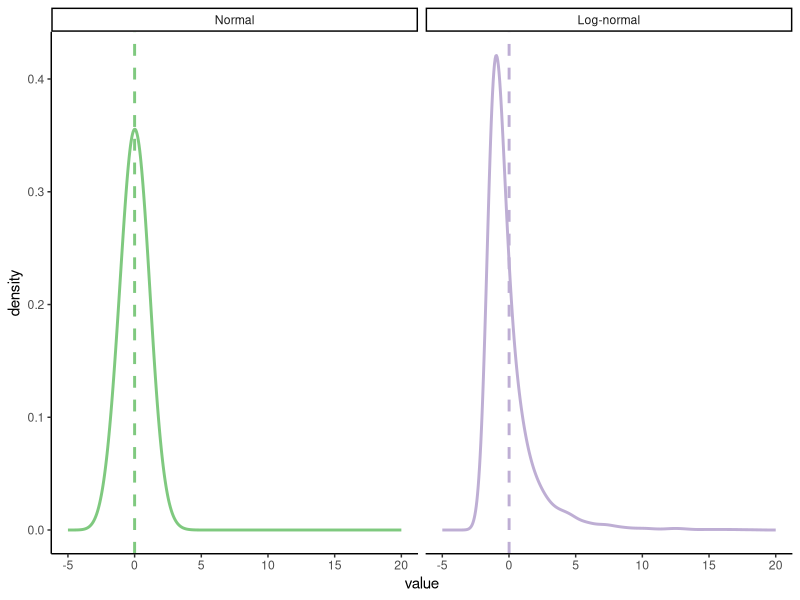
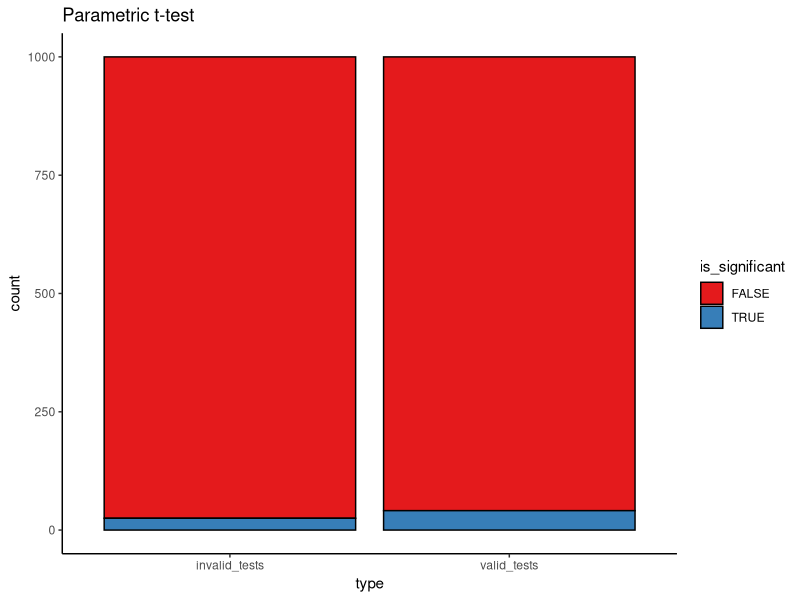
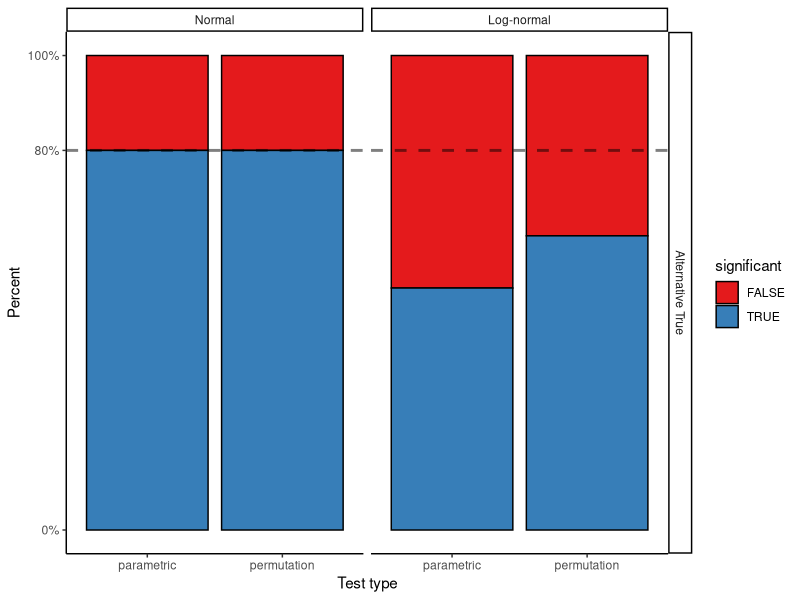
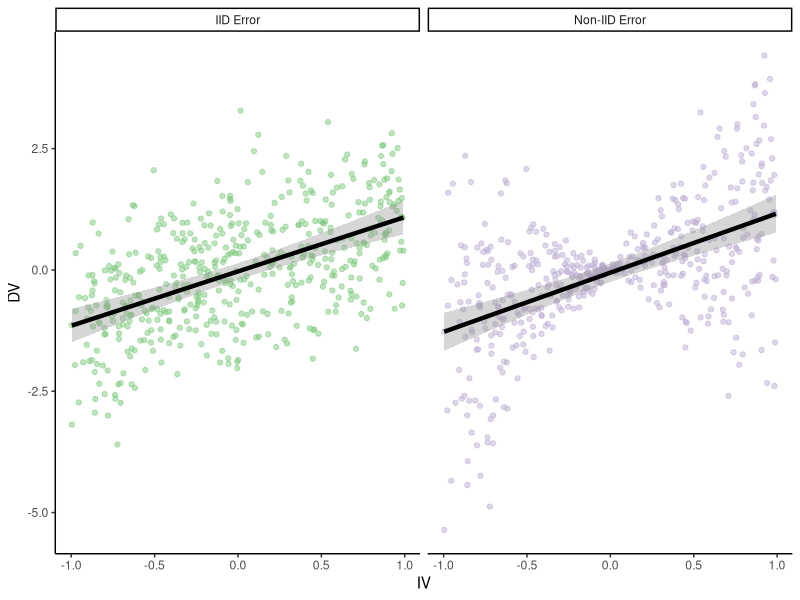
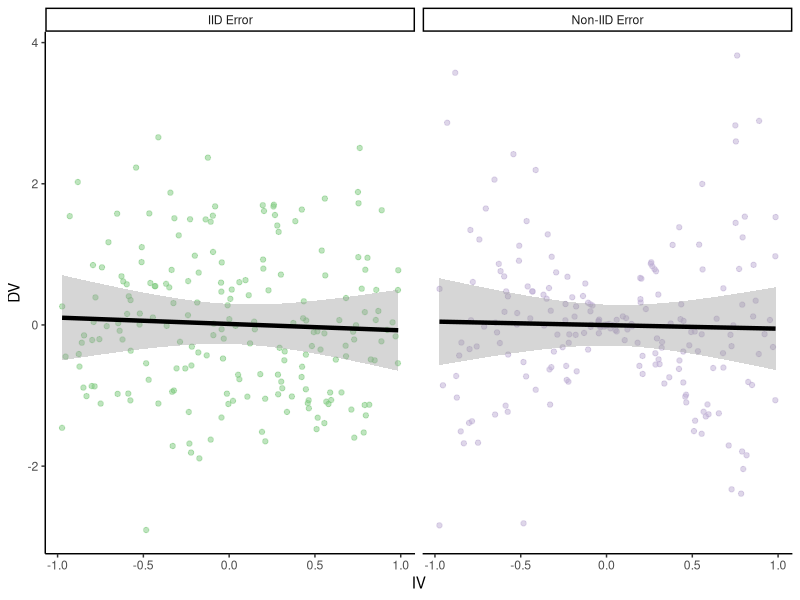
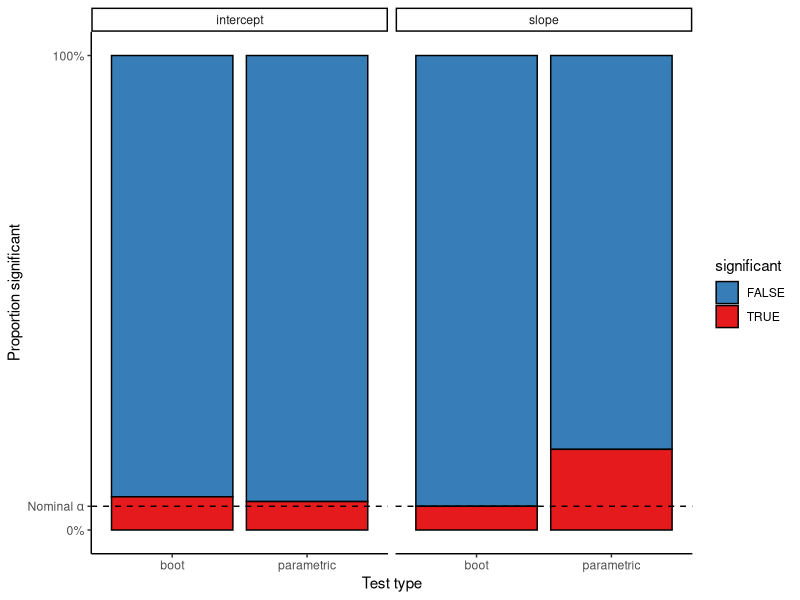
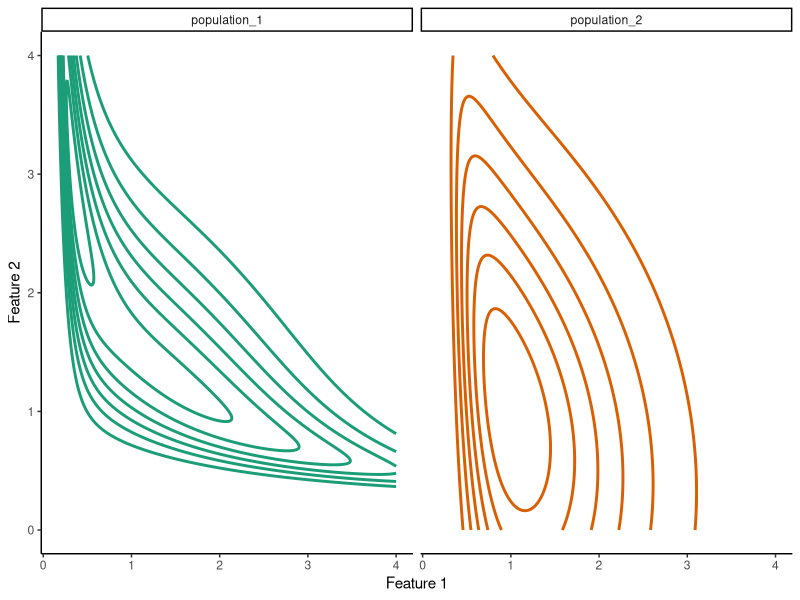
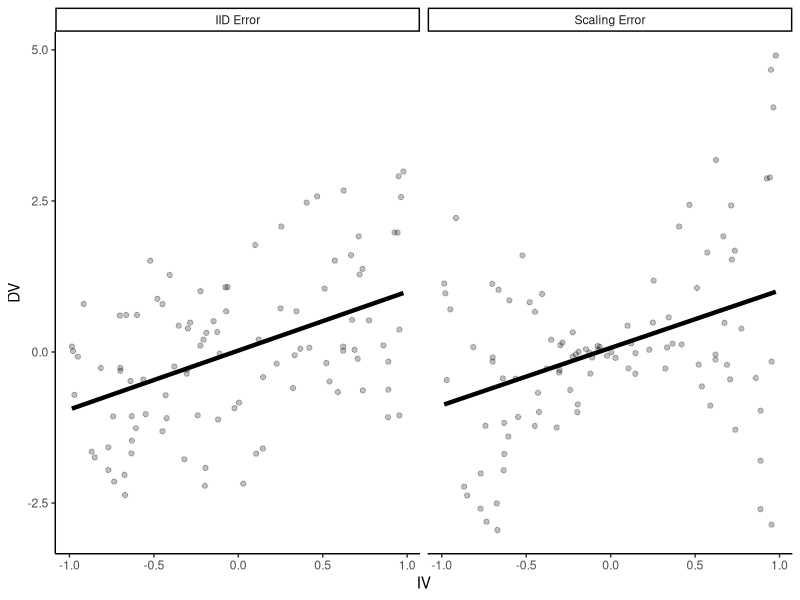

Generate these figures, in order, with R:
## ---- chunk 1
library("boot")      # for bootstrapping
library("patchwork") # for making figure panels
library("tidyverse") # for data wrangling etc.
## ---- chunk 2
theme_set(
  theme_classic() #set the theme 
)
## ---- chunk 3
num_points = 1e4
parametric_plotting_data = data.frame(distribution = rep(c("Normal", "Log-normal"), each = num_points),
                                      value = c(rnorm(num_points, 0, 1), # normal
                                                exp(rnorm(num_points, 0, 1)) - exp(1 / 2))) %>%
  mutate(distribution = factor(distribution, levels = c("Normal", "Log-normal")))
## ---- chunk 4
ggplot(parametric_plotting_data, aes(x=value, color=distribution)) +
  geom_density(bw=0.5, size=1) +
  geom_vline(data=parametric_plotting_data %>%
               group_by(distribution) %>%
               summarize(mean_value = mean(value), sd_value = sd(value)),
             aes(xintercept=mean_value, color=distribution), 
             linetype=2, size=1) +
  xlim(-5, 20) +
  facet_grid(~ distribution, scales="free") +
  guides(color=F) +
  scale_color_brewer(palette="Accent")
## ---- chunk 5
ggsave("figures/log_normal_dists.png", width=5, height=3)
## ---- chunk 6
gen_data_and_test = function(num_observations_per) {
x = rnorm(num_observations_per, 0, 1.1)
y = rnorm(num_observations_per, 0, 1.1)

pnormal = t.test(x, y, var.equal=T)$p.value

# what if the data are log-normally distributed?
x = exp(rnorm(num_observations_per, 0, 1.1))
y = exp(rnorm(num_observations_per, 0, 1.1))

pnotnormal = t.test(x, y, var.equal=T)$p.value 
return(c(pnormal, pnotnormal))
}

parametric_issues_demo = function(num_tests, num_observations_per) {
  replicate(num_tests, gen_data_and_test(num_observations_per))
}
## ---- chunk 7
set.seed(0) # ensures we get the same results each time we run it

num_tests = 1000 # how many datasets to generate/tests to run
num_observations_per = 20 # how many obsservations in each dataset

parametric_issues_results = parametric_issues_demo(num_tests=num_tests, 
                                                   num_observations_per=num_observations_per)

parametric_issues_d = data.frame(valid_tests = parametric_issues_results[1,],
                                 invalid_tests = parametric_issues_results[2,],
                                 iteration=1:num_tests) %>%
  gather(type, p_value, contains("tests")) %>%
  mutate(is_significant = p_value < 0.05)

# Number significant results with normally distributed data
sum(parametric_issues_results[1,] < 0.05)

# number of significant results with log-normally distributed data
sum(parametric_issues_results[2,] < 0.05)
## ---- chunk 8
ggplot(parametric_issues_d, aes(x=type, fill=is_significant)) +
  geom_bar(stat="count", color="black") +
  scale_fill_brewer(palette="Set1") +
  labs(title="Parametric t-test")
## ---- chunk 9
boot_mean_diff_test = function(x, y) {
  obs_t = t.test(x, y)$statistic
  boot_iterate = function(x, y, indices) { # indices is a dummy here
    x_samp = sample(x, 
                    length(x), 
                    replace=T)
    y_samp = sample(y, 
                    length(y), 
                    replace=T)
    mean_diff = mean(y_samp) - mean(x_samp)
    return(mean_diff)
  }
  boots = boot(data = c(x, y), boot_iterate, R=500)
  #  boots = replicate(100, boot_iterate(x, y))
  #  quants = quantile(boots, probs=c(0.025, 0.975))
  quants = boot.ci(boots)$bca[4:5]
  return(sign(quants[1]) == sign(quants[2]))
}
## ---- chunk 10
# gen_data_and_boot_test = function(num_observations_per) {
# x = rnorm(num_observations_per, 0, 1.1)
# y = rnorm(num_observations_per, 0, 1.1)
# 
# pnormal = boot_mean_diff_test(x, y)
# 
# # what if the data are log-normally distributed?
# x = exp(rnorm(num_observations_per, 0, 1.1))
# y = exp(rnorm(num_observations_per, 1, 1.1))
# 
# pnotnormal = boot_mean_diff_test(x, y)
# return(c(pnormal, pnotnormal))
# }
# 
# boot_results = replicate(num_tests, gen_data_and_boot_test(num_observations_per))
# sum(boot_results[1,])
# sum(boot_results[2,])
## ---- chunk 11
perm_mean_diff_test = function(x, y) {
  obs_t = t.test(x, y)$statistic
  combined_data = c(x, y)
  n_combined = length(combined_data)
  n_x = length(x)
  perm_iterate = function(x, y) {
    perm = sample(n_combined)
    x_samp = combined_data[perm[1:n_x]]
    y_samp = combined_data[perm[-(1:n_x)]]
    this_t = t.test(x_samp, y_samp)$statistic
    return(this_t)
  }
  perms = replicate(500, perm_iterate(x, y))
  quants = quantile(perms, probs=c(0.025, 0.975))
  return(obs_t < quants[1] | obs_t > quants[2])
}
## ---- chunk 12
# this could be much more efficient
gen_data_and_norm_and_perm_test = function(num_observations_per) {
  d = data.frame(distribution=c(),
                 null_true=c(),
                 parametric=c(),
                 permutation=c()) 
    
  # normally distributed 
  ## null
  x = rnorm(num_observations_per, 0, 1.1)
  y = rnorm(num_observations_per, 0, 1.1)
  
  sig_par = t.test(x, y)$p.value < 0.05
  sig_perm = perm_mean_diff_test(x, y)
  d = bind_rows(d, 
                data.frame(distribution="Normal",
                           null_true=T,
                           parametric=sig_par,
                           permutation=sig_perm))
  
  ## non-null
  x = rnorm(num_observations_per, 0, 1.1)
  y = rnorm(num_observations_per, 1, 1.1)
  
  sig_par = t.test(x, y)$p.value < 0.05
  sig_perm = perm_mean_diff_test(x, y)
  d = bind_rows(d, 
                data.frame(distribution="Normal",
                           null_true=F,
                           parametric=sig_par,
                           permutation=sig_perm))
  
  # what if the data are log-normally distributed?
  ## null
  x = exp(rnorm(num_observations_per, 0, 1.1))
  y = exp(rnorm(num_observations_per, 0, 1.1))
  
  sig_par = t.test(x, y)$p.value < 0.05
  sig_perm = perm_mean_diff_test(x, y)
  d = bind_rows(d, 
                data.frame(distribution="Log-normal",
                           null_true=T,
                           parametric=sig_par,
                           permutation=sig_perm))
  
  ## non-null
  x = exp(rnorm(num_observations_per, 0, 1.1))
  y = exp(rnorm(num_observations_per, 1, 1.1))
  
  sig_par = t.test(x, y)$p.value < 0.05
  sig_perm = perm_mean_diff_test(x, y)
  d = bind_rows(d, 
                data.frame(distribution="Log-normal",
                           null_true=F,
                           parametric=sig_par,
                           permutation=sig_perm))
  
  return(d)
}
num_tests = 100

perm_results = replicate(num_tests, gen_data_and_norm_and_perm_test(num_observations_per),
                         simplify=F) %>%
  bind_rows()
## ---- chunk 13
perm_results = perm_results %>%
  gather(test_type, significant, parametric, permutation) %>%
  mutate(distribution=factor(distribution, levels=c("Normal", "Log-normal")),
         null_true=ifelse(null_true, 
                          "Null True",
                          "Alternative True"))
## ---- chunk 14
ggplot(perm_results %>%
         filter(null_true == "Alternative True"), aes(x=test_type, fill=significant)) +
  geom_bar(stat="count", color="black") +
  scale_fill_brewer(palette="Set1") +
  facet_grid(null_true ~ distribution) + 
  geom_hline(data=data.frame(null_true="Alternative True", 
                        alpha=num_tests*0.8),
             mapping=aes(yintercept=alpha),
             linetype=2,
             size=1,
             alpha=0.5) +
  labs(x = "Test type", y = "Percent") +
  scale_y_continuous(breaks = c(0, 0.8, 1)*num_tests,
                     labels = paste(c(0, 80, 100), "%", sep=""))
## ---- chunk 15
ggsave("figures/perm_test.png", width=5, height=3)
## ---- chunk 16
perm_results %>% 
  group_by(test_type, distribution, null_true) %>%
  summarize(pct_significant = sum(significant)/n())

## ---- chunk 17
num_points = 500
true_intercept = 0
true_slope = 1.
set.seed(0)
parametric_ci_data = data.frame(IV = rep(runif(num_points,  -1, 1), 2),
                                type = rep(c("IID Error", "Non-IID Error"), each=num_points),
                                error = rep(rnorm(num_points, 0, 1), 2)) %>%
  mutate(DV = ifelse(
    type == "IID Error",
    true_slope*IV + error,
    true_slope*IV + 2*abs(IV)*error)) # error increases proportional to distance from 0 on the IV

## ---- chunk 18
ggplot(parametric_ci_data,
       aes(x=IV, y=DV, color=type)) +
  geom_point(alpha=0.5) +
  geom_smooth(method="lm", se=T, color="black", 
              size=1.5, level=0.9999) + # inflating the confidence bands a bit
                                       # to show their distribution is similar
  scale_color_brewer(palette="Accent") +
  facet_wrap(~type) +
  guides(color=F)
## ---- chunk 19
ggsave("figures/error_dist_non_null.png", width=5, height=3)
## ---- chunk 20
summary(lm(DV ~ IV, parametric_ci_data %>% filter(type=="IID Error")))
summary(lm(DV ~ IV, parametric_ci_data %>% filter(type=="Non-IID Error")))
## ---- chunk 21
ex2_lm_bootstrap_CIs = function(data, R=1000) {
  lm_results = summary(lm(DV ~ IV, data=data))$coefficients
  bootstrap_coefficients = function(data, indices) {
    linear_model = lm(DV ~ IV, 
                      data=data[indices,]) # will select a bootstrap sample of the data
    return(linear_model$coefficients)
  }

  boot_results = boot(data=data,
                      statistic=bootstrap_coefficients,
                      R=R)
  boot_intercept_CI = boot.ci(boot_results, index=1, type="bca")
  boot_slope_CI = boot.ci(boot_results, index=2, type="bca")
  return(data.frame(intercept_estimate=lm_results[1, 1],
                    intercept_SE=lm_results[1,2],
                    slope_estimate=lm_results[2, 1],
                    slope_SE=lm_results[2,2],
                    intercept_boot_CI_low=boot_intercept_CI$bca[4],
                    intercept_boot_CI_hi=boot_intercept_CI$bca[5],
                    slope_boot_CI_low=boot_slope_CI$bca[4],
                    slope_boot_CI_hi=boot_slope_CI$bca[5]))
}
## ---- chunk 22
set.seed(0) # for bootstraps
coefficient_CI_data = parametric_ci_data %>%
  group_by(type) %>%
  do(ex2_lm_bootstrap_CIs(.)) %>%
  ungroup() 
## ---- chunk 23
coefficient_CI_data = coefficient_CI_data %>%
  gather(variable, value, -type) %>%
  separate(variable, c("parameter", "measurement"), extra="merge") %>%
  spread(measurement, value) %>%
  mutate(parametric_CI_low=estimate-1.96*SE,
         parametric_CI_hi=estimate+1.96*SE) %>%
  gather(CI_type, value, contains("CI")) %>%
  separate(CI_type, c("CI_type", "high_or_low"), extra="merge") %>%
  spread(high_or_low, value) %>%
  mutate(CI_type = factor(CI_type))
## ---- chunk 24
plot_coefficient_CI_data = function(coefficient_CI_data, errorbar_width=0.5) {
  p = ggplot(data=coefficient_CI_data, aes(x=parameter, color=CI_type, y=estimate, ymin=CI_low, ymax=CI_hi)) +
    geom_hline(data=data.frame(parameter=c("intercept", "slope"),
                               estimate=c(true_intercept, true_slope)), 
               mapping=aes(yintercept=estimate),
               linetype=3) +
    geom_point(size=2, position=position_dodge(width=0.2)) +
    geom_errorbar(position=position_dodge(width=0.2), width=errorbar_width) +
    facet_grid(~type) + 
    scale_y_continuous(breaks=c(0, 0.5, 1), limits=c(-0.2, 1.5)) +
    scale_color_brewer(palette="Dark2", drop=F)
}
## ---- chunk 25
plot_coefficient_CI_data(coefficient_CI_data)
ggsave("figures/error_dist_CI_example.png", width=5, height=3)

plot_coefficient_CI_data(coefficient_CI_data %>% 
                           filter(CI_type=="parametric"),
                         0.25)
ggsave("figures/error_dist_CI_example_parametric_only.png", width=5, height=3)
## ---- chunk 26
num_points = 200
true_intercept = 0
true_slope = 0.
set.seed(0)
parametric_ci_data = data.frame(IV = rep(runif(num_points,  -1, 1), 2),
                                type = rep(c("IID Error", "Non-IID Error"), each=num_points),
                                error = rep(rnorm(num_points, 0, 1), 2)) %>%
  mutate(DV = ifelse(
    type == "IID Error",
    true_slope*IV + error,
    true_slope*IV + 2*abs(IV)*error)) # error increases proportional to distance from 0 on the IV

## ---- chunk 27
ggplot(parametric_ci_data,
       aes(x=IV, y=DV, color=type)) +
  geom_point(alpha=0.5) +
  geom_smooth(method="lm", se=T, color="black", 
              size=1.5, level=0.9999) + # inflating the confidence bands a bit
                                       # to show their distribution is similar
  scale_color_brewer(palette="Accent") +
  facet_wrap(~type) +
  guides(color=F)
## ---- chunk 28
ggsave("figures/error_dist_null.png", width=5, height=3)
## ---- chunk 29
error_dist_null_sample = function(num_points) {
  true_intercept = 0
  true_slope = 0
  # We'll sample only for the scaling error case, we know IID works
  this_data = data.frame(IV = runif(num_points, -1, 1),
                         error = rnorm(num_points, 0, 1)) %>%
    mutate(DV = true_slope * IV + 2 * abs(IV) * error) # error increases proportional to distance from 0 on the IV
  
  coefficient_CI_data = ex2_lm_bootstrap_CIs(this_data,
                                             R = 100) # take fewer bootstrap samples, to speed things up
  
  coefficient_CI_data = coefficient_CI_data %>%
    gather(variable, value) %>%
    separate(variable, c("parameter", "measurement"), extra = "merge") %>%
    spread(measurement, value) %>%
    mutate(parametric_CI_low = estimate - 1.96 * SE,
           parametric_CI_hi = estimate + 1.96 * SE) %>%
    gather(CI_type, value, contains("CI")) %>%
    separate(CI_type, c("CI_type", "high_or_low"), extra = "merge") %>%
    spread(high_or_low, value) %>%
    mutate(significant = sign(CI_hi) == sign(CI_low)) %>%
    select(parameter, CI_type, significant)
  return(list(coefficient_CI_data))
}
## ---- chunk 30
num_simulations = 100
num_points = 200
set.seed(0)
noise_dist_simulation_results = replicate(num_simulations, error_dist_null_sample(num_points)) %>%
  bind_rows()
## ---- chunk 31
ggplot(noise_dist_simulation_results, aes(x = CI_type, fill = significant)) +
  geom_bar(stat = "count", color = "black") +
  scale_fill_brewer(palette = "Set1", direction = -1) +
  facet_wrap(~parameter) +
  scale_y_continuous(breaks = c(0, 0.05 * num_simulations, num_simulations),
                     labels = c("0%", expression(Nominal ~ alpha), "100%")) +
  labs(x = "Test type",
       y = "Proportion significant") +
  geom_hline(yintercept = 0.05 * num_simulations, linetype = 2)
## ---- chunk 32
ggsave("figures/error_dist_proportion_significant.png", width=5, height=3)
## ---- chunk 33
noise_dist_simulation_results %>%
  count(parameter, CI_type, significant) %>%
  mutate(prop=n/num_simulations)
## ---- chunk 34
density_similarity_conceptual_plot_data = expand.grid(x = seq(0, 4, 0.01),
                                                      y = seq(0, 4, 0.01)) %>%
  mutate(population_1 = exp(-((x - 2)^2 + (y - 3)^2) / 8) * exp(-((x - 2 / y)^2 + (y - 1 / x)^2) / 2), # These are definitely not proper distributions
         population_2 = exp(-((x)^2 + (y)^2) / 8) * exp(-((x / 2)^2 + (y / 2 - 1 / x)^2) / 2)) %>%
  gather(population, value, contains("population"))
## ---- chunk 35
ggplot(density_similarity_conceptual_plot_data,
       aes(x = x, y = y, z = value, color = population)) +
  geom_contour(size = 1, bins = 8) +
  scale_color_brewer(palette = "Dark2") +
  facet_wrap(~population) +
  labs(x = "Feature 1", y = "Feature 2") +
  guides(color = F)
## ---- chunk 36
ggsave("figures/conceptual_density_plot.png", width=5, height=3)
## ---- chunk 37
num_points = 100
true_intercept = 0
true_slope = 1.
set.seed(2) # I p-hacked the shit out of this demo to make the ideas more clear
parametric_ci_data = data.frame(IV = rep(runif(num_points, -1, 1), 2),
                                type = rep(c("IID Error", "Scaling Error"), each = num_points),
                                error = rep(rnorm(num_points, 0, 1), 2)) %>%
  mutate(DV = ifelse(
    type == "IID Error",
    true_slope * IV + error,
    true_slope * IV + 2 * abs(IV) * error)) # error increases proportional to distance from 0 on the IV
## ---- chunk 38
p = ggplot(parametric_ci_data,
           aes(x = IV, y = DV)) +
  geom_point(alpha = 0.25) +
  geom_smooth(method = "lm", se = F, color = "black",
              size = 1.5) +
  facet_wrap(~type)
p
## ---- chunk 39
ggsave("figures/bootstrap_demo_0.png", width=5, height=3)
## ---- chunk 40
set.seed(15) # See above RE: p-hacking
samp_1_indices = sample(2:num_points, num_points, replace = T)
samp_1 = parametric_ci_data[c(samp_1_indices, samp_1_indices + num_points), ] # take the same rows from each type of data
set.seed(2) # See above RE: p-hacking
samp_2_indices = sample(1:num_points, num_points, replace = T)
samp_2 = parametric_ci_data[c(samp_2_indices, samp_2_indices + num_points), ]

many_samples_indices = sample(1:num_points, 8 * num_points, replace = T)
many_samples = bind_rows(samp_1 %>%
                           mutate(sample = 1),
                         samp_2 %>% mutate(sample = 2),
                         parametric_ci_data[c(many_samples_indices, many_samples_indices + num_points), ] %>%
                           mutate(sample = rep(rep(3:10, each = num_points), 2)))
## ---- chunk 41
p + 
  geom_point(data=samp_1,
             aes(color=NA), color="red", alpha=0.5) 

## ---- chunk 42
ggsave("figures/bootstrap_demo_1.png", width=5, height=3)
## ---- chunk 43
p + 
  geom_point(data=samp_1,
             aes(color=NA), color="red", alpha=0.5) +
  geom_smooth(data=samp_1,
              method="lm", se=F, color="red", 
              size=1.5) 

## ---- chunk 44
ggsave("figures/bootstrap_demo_2.png", width=5, height=3)
## ---- chunk 45
p + 
  geom_point(data=samp_2,
             aes(color=NA), color="red", alpha=0.5) 
## ---- chunk 46
ggsave("figures/bootstrap_demo_3.png", width=5, height=3)
## ---- chunk 47
p + 
  geom_point(data=samp_2,
             aes(color=NA), color="red", alpha=0.5) +
  geom_smooth(data=samp_2,
              method="lm", se=F, color="red", 
              size=1.5) 
## ---- chunk 48
ggsave("figures/bootstrap_demo_4.png", width=5, height=3)
## ---- chunk 49
p +  
  geom_smooth(data=many_samples,
              aes(group=sample),
              method="lm", se=F, 
              size=1.5,
              color="red")
## ---- chunk 50
ggsave("figures/bootstrap_demo_5.png", width=5, height=3)
## ---- chunk 51
num_top_points = 23
num_mid_points = 4
num_outlier_points = 2
max_score = 100
set.seed(0)
test_score_data = data.frame(
  score = c(rbinom(num_top_points, max_score, 0.9999), rbinom(num_mid_points, max_score, 0.97), sample(0:max_score, num_outlier_points, replace = T)),
  type = "Observed sample"
)
## ---- chunk 52
get_mean_score = function(data, indices) {
  return(mean(data[indices,]$score))
}

bootstrap_results = boot(test_score_data, get_mean_score, R=1000)
bootstrap_CIs = boot.ci(bootstrap_results)
bootstrap_CIs
## ---- chunk 53
test_summary_data = test_score_data %>%
  summarise(mean = mean(score),
            se = sd(score) / sqrt(n()),
            parametric_CI_low = mean - 1.96 * se,
            parametric_CI_high = mean + 1.96 * se)

test_score_data = test_score_data %>%
  bind_rows(
    data.frame(score = bootstrap_results$t, type = "Boot. sampling dist.")
  ) %>%
  mutate(type = factor(type, levels = c("Observed sample", "Boot. sampling dist.")))

test_summary_data = test_summary_data %>%
  mutate(type = factor("Boot. sampling dist.", levels = levels(test_score_data$type)),
         percentile_CI_low = bootstrap_CIs$percent[4],
         percentile_CI_high = bootstrap_CIs$percent[5],
         bca_CI_low = bootstrap_CIs$bca[4],
         bca_CI_high = bootstrap_CIs$bca[5]) %>%
  gather(CI_type, value, contains("CI")) %>%
  separate(CI_type, c("CI_type", "endpoint"), extra = "merge") %>%
  spread(endpoint, value) %>%
  mutate(y = c(170, 210, 190),
         CI_type = factor(CI_type, levels = c("parametric", "percentile", "bca"), labels = c("Normal", "Boot: %", "Boot: BCA")))
## ---- chunk 54
ggplot(test_summary_data %>%
         filter(CI_type != "Boot: BCA"), aes(x = score)) +
  geom_histogram(data = test_score_data,
                 binwidth = 1) +
  geom_point(mapping = aes(x = mean, y = y, color = CI_type),
             size = 2) +
  geom_errorbarh(mapping = aes(y = y, color = CI_type, xmin = CI_low, x = NULL, xmax = CI_high),
                 size = 1,
                 position = position_dodge()) +
  facet_grid(type ~ ., scales = "free_y") +
  scale_color_brewer(palette = "Dark2") +
  guides(color = guide_legend(title = "CI"))
## ---- chunk 55
ggsave("figures/bootstrap_CI_0.png", width=5, height=3)
## ---- chunk 56
ggplot(test_summary_data, aes(x = score)) +
  geom_histogram(data = test_score_data,
                 binwidth = 1) +
  geom_point(mapping = aes(x = mean, y = y, color = CI_type),
             size = 2) +
  geom_errorbarh(mapping = aes(y = y, color = CI_type, xmin = CI_low, x = NULL, xmax = CI_high),
                 size = 1,
                 position = position_dodge()) +
  facet_grid(type ~ ., scales = "free_y") +
  scale_color_brewer(palette = "Dark2") +
  guides(color = guide_legend(title = "CI"))
ggsave("figures/bootstrap_CI_1.png", width = 5, height = 3)
## ---- chunk 57
num_flips = 20
true_heads_prob = 0.9
set.seed(2)
flips = rbinom(num_flips, 1, true_heads_prob)
flip_data = data.frame(flip_result = factor(flips, labels=c("Tails", "Heads")))
## ---- chunk 58
flip_data_plot = ggplot(data = flip_data, aes(x = flips, fill = flips)) +
  geom_dotplot(binwidth=0.03) +
  scale_x_continuous(breaks = c(0, 1),
                     labels = c("tails", "heads")) +
  scale_y_continuous(breaks=c()) +
  labs(x="Flip result", y="")
## ---- chunk 59
get_mean_heads = function(data, indices) {
  return(mean(data[indices, "flip_result"] == "Heads"))
}

set.seed(0)
bootstrap_results = boot(flip_data, get_mean_heads, R=20000)
bootstrap_CIs = boot.ci(bootstrap_results)
bootstrap_CIs
## ---- chunk 60
flip_boot_plot = ggplot(data = data.frame(mean_flips = bootstrap_results$t),
                        aes(x = mean_flips)) +
  geom_histogram(binwidth = 0.05) +
  xlim(0, 1) +
  geom_vline(xintercept = 0.5,
             color = "red",
             size = 1.1) +
  annotate("text",
           label = "Null value",
           color = "red",
           x = 0.43, y = 2500,
           angle = 90,
           size = 4) +
  annotate("text",
           label = "95% CI",
           color = "blue",
           x = 0.75, y = 5400,
           size = 4) +
  geom_errorbarh(aes(xmin = bootstrap_CIs$bca[4],
                     xmax = bootstrap_CIs$bca[5],
                     y = 5100),
                 color = "blue",
                 size = 1.1,
                 height = 200) +
  labs(x = "Boot. sampling dist.")

flip_boot_plot
## ---- chunk 61
flip_data_plot + flip_boot_plot +
  plot_layout()

ggsave("figures/bootstrap_test.png", width = 5, height = 2.5)
## ---- chunk 62
bootstrap_CIs = boot.ci(bootstrap_results,
                        conf = 0.999)
flip_boot_plot = ggplot(data = data.frame(mean_flips = bootstrap_results$t),
                        aes(x = mean_flips)) +
  geom_histogram(binwidth = 0.05) +
  xlim(0, 1) +
  geom_vline(xintercept = 0.5,
             color = "red",
             size = 1.1) +
  annotate("text",
           label = "Null value",
           color = "red",
           x = 0.43, y = 2500,
           angle = 90,
           size = 4) +
  annotate("text",
           label = "99.9% CI",
           color = "blue",
           x = 0.75, y = 5400,
           size = 4) +
  geom_errorbarh(aes(xmin = bootstrap_CIs$bca[4],
                     xmax = bootstrap_CIs$bca[5],
                     y = 5100),
                 color = "blue",
                 size = 1.1,
                 height = 200) +
  labs(x = "Boot. sampling dist.")

flip_boot_plot
## ---- chunk 63
flip_data_plot + flip_boot_plot +
  plot_layout()

ggsave("figures/bootstrap_test_999.png", width=5, height=2.5)
